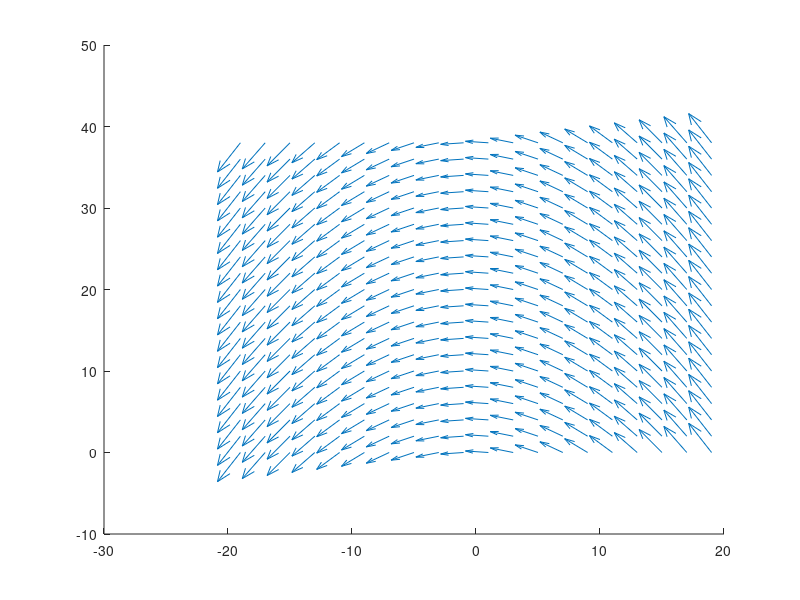

Write the MATLAB code that produced this figure. (Note: this script raises an error after producing the figure.)
%% P1 - Phase Portrait
%% clear->erase workspace variables, clc->clean command window, close all-> close all currently open figures
clear; clc; close all;
%%
g = 9.81;

[X,Y] = meshgrid(0:2:38,-19:2:19);
U = Y;
V = zeros(length(U),length(U)) -g;

set(gcf, 'Position',  [100, 100, 660, 500])

quiver(Y, X, V, U, LineWidth=1.5, Color="#5AA4FF"); 

set(gca,'Visible','off')
h=gca; h.XAxis.TickLength = [0 0];
h=gca; h.YAxis.TickLength = [0 0];

ylim([-4 13]); xlim([-20 20]);